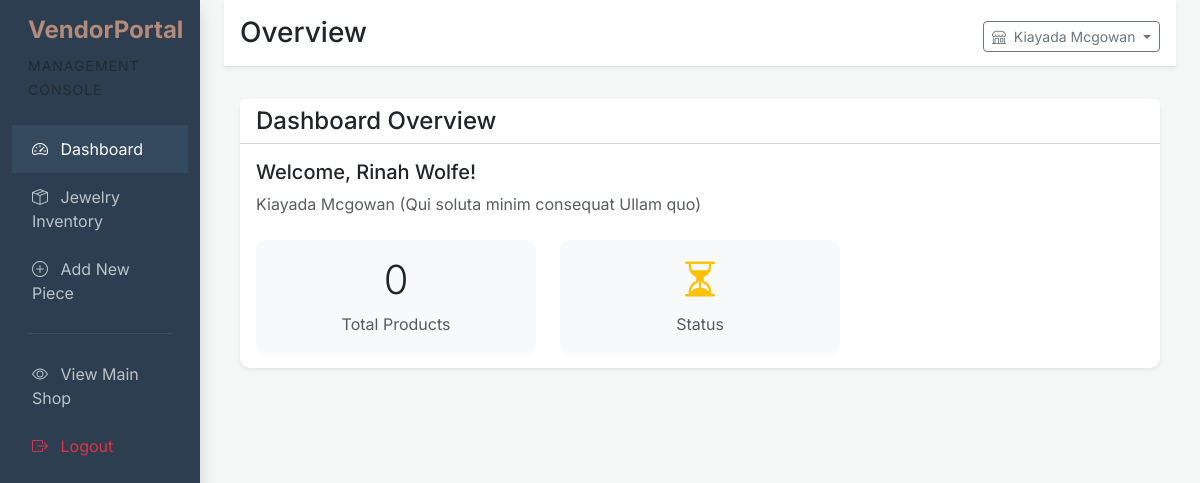
Screenshot of /vendor/dashboard/ (signed in) with the database file from the repository.
### shop/models.py (models this page shows, shortened)
class Store(models.Model):
    VERIFICATION_CHOICES = (
        ("pending", "Pending"),
        ("verified", "Verified"),
        ("rejected", "Rejected"),
    )
    user = models.OneToOneField(User, on_delete=models.CASCADE, related_name="store")
    store_name = models.CharField(max_length=200)
    owner_name = models.CharField(max_length=200)
    email = models.EmailField()
    phone = models.CharField(max_length=20)
    address = models.CharField(max_length=255)
    city = models.CharField(max_length=100)
    province = models.CharField(max_length=100)
    latitude = models.FloatField(blank=True, null=True)
    longitude = models.FloatField(blank=True, null=True)
    verification_status = models.CharField(max_length=20, choices=VERIFICATION_CHOICES, default="pending")
    created_at = models.DateTimeField(auto_now_add=True)

### shop/views.py (the view)
# urls.py: path("vendor/dashboard/", views.vendor_dashboard, name="vendor_dashboard"),
@login_required
def vendor_dashboard(request):
    if not hasattr(request.user, 'store'):
        return redirect('shop:vendor_register')
    store = request.user.store
    products = store.products.all()
    return render(request, 'shop/vendor/dashboard.html', {'store': store, 'products': products, 'base_template': 'shop/vendor/vendor_admin_base.html'})

### shop/context_processors.py (called while the page is built)
def navbar_categories(request):
    return {
        "navbar_main_categories": Category.objects.filter(parent__isnull=True)
        .prefetch_related("children")
    }

def cart_count(request):
    count = 0
    if not request.session.session_key:
        request.session.create()
    session_key = request.session.session_key
    cart = Cart.objects.filter(session_key=session_key).first()
    if cart:
        count = cart.items.count()
    return {
        "cart_count": count
    }

### shop/templates/shop/vendor/dashboard.html
{% extends base_template|default:'shop/base.html' %}
{% block vendor_content %}
<div class="card shadow-sm">
    <div class="card-header bg-white">
        <h4 class="mb-0">Dashboard Overview</h4>
    </div>
    <div class="card-body">
        <h5 class="card-title">Welcome, {{ store.owner_name }}!</h5>
        <p class="text-muted">{{ store.store_name }} ({{ store.city }})</p>
        <div class="row mt-4">
            <div class="col-md-4">
                <div class="card bg-light border-0">
                    <div class="card-body text-center">
                        <h3 class="display-6">{{ products.count }}</h3>
                        <p class="text-muted mb-0">Total Products</p>
                    </div>
                </div>
            </div>
            <div class="col-md-4">
                <div class="card bg-light border-0">
                    <div class="card-body text-center">
                        <h3 class="display-6">
                            {% if store.verification_status == 'verified' %}
                            <i class="bi bi-check-circle text-success"></i>
                            {% else %}
                            <i class="bi bi-hourglass-split text-warning"></i>
                            {% endif %}
                        </h3>
                        <p class="text-muted mb-0">Status</p>
                    </div>
                </div>
            </div>
        </div>
    </div>
</div>
{% endblock %}

### shop/templates/shop/vendor/vendor_admin_base.html (shortened to what this page needs)
<!DOCTYPE html>
<html lang="en">
<head>
    <link href="https://cdn.jsdelivr.net/npm/bootstrap@5.3.3/dist/css/bootstrap.min.css" rel="stylesheet">
    <link rel="stylesheet" href="https://cdn.jsdelivr.net/npm/bootstrap-icons@1.11.3/font/bootstrap-icons.min.css">
</head>
<body>
    <div class="container-fluid">
        <div class="row">
            <nav class="col-md-3 col-lg-2 d-md-block sidebar collapse shadow">
                <div class="position-sticky pt-3">
                    <div class="px-3 mb-4">
                        <h4 class="fw-bold" style="color: #b48a78;">VendorPortal</h4>
                        <small class="text-muted text-uppercase" style="letter-spacing: 1px;">Management Console</small>
                    </div>
                    <ul class="nav flex-column">
                        <li class="nav-item">
                            <a class="nav-link {% if request.resolver_match.url_name == 'vendor_dashboard' %}active{% endif %}"
                                href="{% url 'shop:vendor_dashboard' %}">
                                <i class="bi bi-speedometer2 me-2"></i> Dashboard
                            </a>
                        </li>
                        <li class="nav-item">
                            <a class="nav-link {% if request.resolver_match.url_name == 'vendor_product_list' %}active{% endif %}"
                                href="{% url 'shop:vendor_product_list' %}">
                                <i class="bi bi-box-seam me-2"></i> Jewelry Inventory
                            </a>
                        </li>
                        <li class="nav-item">
                            <a class="nav-link" href="{% url 'shop:vendor_add_product' %}">
                                <i class="bi bi-plus-circle me-2"></i> Add New Piece
                            </a>
                        </li>
                    </ul>
                    <hr class="mx-3 border-secondary">
                    <ul class="nav flex-column mb-auto">
                        <li class="nav-item">
                            <a class="nav-link" href="{% url 'shop:home' %}" target="_blank">
                                <i class="bi bi-eye me-2"></i> View Main Shop
                            </a>
                        </li>
                        <li class="nav-item">
                            <a class="nav-link text-danger" href="{% url 'accounts:logout' %}">
                                <i class="bi bi-box-arrow-right me-2"></i> Logout
                            </a>
                        </li>
                    </ul>
                </div>
            </nav>
            <main class="col-md-9 ms-sm-auto col-lg-10 px-md-4">
                <div
                    class="vendor-navbar d-flex justify-content-between flex-wrap flex-md-nowrap align-items-center pt-3 pb-2 mb-3 border-bottom px-3">
                    <h1 class="h3">{% block vendor_title %}Overview{% endblock %}</h1>
                    <div class="dropdown">
                        <button class="btn btn-sm btn-outline-secondary dropdown-toggle" type="button"
                            data-bs-toggle="dropdown">
                            <i class="bi bi-shop me-1"></i> {{ user.store.store_name|default:"Store Profile" }}
                        </button>
                    </div>
                </div>
                <div class="content-wrapper p-3">
                    {% block vendor_content %}{% endblock %}
                </div>
            </main>
        </div>
    </div>
</body>
</html>

### shop/templates/shop/vendor/vendor_admin_base.html (style rules this page uses)
body { font-family: 'Inter', sans-serif; background-color: #f4f7f6; }
.sidebar { min-height: 100vh; background-color: #2c3e50; color: #ecf0f1; }
.sidebar .nav-link { color: #bdc3c7; padding: 12px 20px; transition: all 0.3s; }
.sidebar .nav-link:hover, .sidebar .nav-link.active { color: #fff; background-color: #34495e; }
.vendor-navbar { background-color: #fff; box-shadow: 0 2px 4px rgba(0, 0, 0, 0.05); }
.card { border: none; border-radius: 10px; box-shadow: 0 4px 6px rgba(0, 0, 0, 0.02); }

### rows the page displays
Store: owner_name "Rinah Wolfe", store_name "Kiayada Mcgowan", city "Qui soluta minim consequat Ullam quo", count "0"

### other values shown
{{ user.store.store_name|default:"Store Profile" }} "Kiayada Mcgowan"
